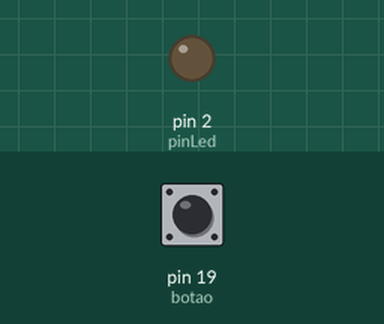
Simulated run of this program. Board: Arduino Uno, built with avr-gcc and run on an emulated ATmega328P. Parts: output pins drawn as LEDs (lit = HIGH). The test bench sets the inputs (shaded band); at power-on: pin 19 (botao) HIGH.

Above: at 1.2 s.
1.3 s: pin 19 (botao) pulled LOW for 0.15 s
At 1.8 s:
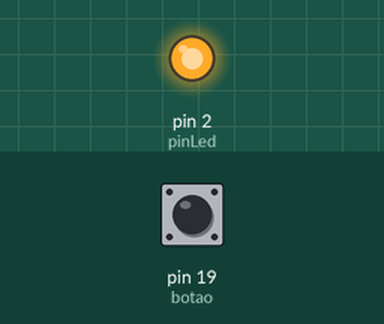
2.9 s: pin 19 (botao) pulled LOW for 1 s
At 4.3 s:
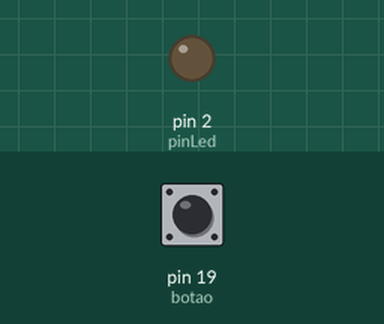
5.4 s: pin 19 (botao) pulled LOW for 3.2 s
At 9.1 s:
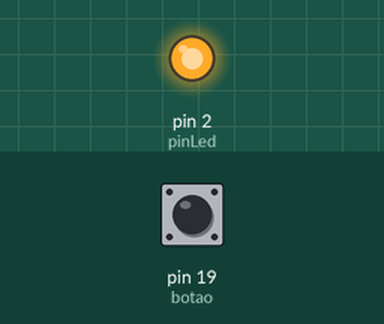
Timing chart, 0 to 10.6 s (numbered marks = the images above; inputs shaded):
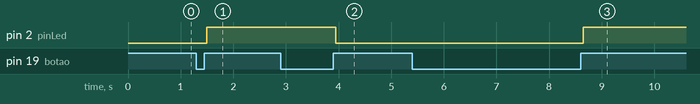

Measured:
- after the input at 1.3 s, pin 2 (pinLed): LOW → HIGH after 0.20 s
- after the input at 2.9 s, pin 2 (pinLed): HIGH → LOW after 1.1 s
- after the input at 5.4 s, pin 2 (pinLed): LOW → HIGH after 3.3 s

The program:

main.cpp
```cpp
#include <Arduino.h>
#define pinLed 2
#define botao 19

void setup()
{
  pinMode(pinLed, OUTPUT);
  pinMode(botao, INPUT_PULLUP);
  Serial.begin(9600);
}

void loop()
{
  bool estadoatualbotao = digitalRead(botao);
  static bool estadoanteriorbotao = 1;
  static bool estadoled = 0;

  static unsigned long tempoulatimaalteracao = 0;
  unsigned long tempoatual = millis();
  static bool ultimaacao = 1;

  //*detecta mudanca no estado do botao
  if (estadoatualbotao != estadoanteriorbotao)
  {
    tempoulatimaalteracao = tempoatual; //* atualiza o tempo da ultima mudanca
  }
  //* verifica se o novo estado se manteve estavel por tempo suficiente
  if (tempoatual - tempoulatimaalteracao > 50)
  {

    //* verifica se ainda nao processamos essa nova acao
    if (estadoatualbotao != ultimaacao)
    {
      ultimaacao = estadoatualbotao;
      //*se o botao foi pressionado nivel logico low
      if (!estadoatualbotao == 0)
      {
        estadoled = !estadoled;
        digitalWrite(pinLed, estadoled);
      }
      //* se o botao foi solto nivel logico HIGH, nemhuma acao por enquanto

      else
      {
      }
    }
  }

  //*Atualizacao o estado anterior para a proxima iteracao
  estadoanteriorbotao = estadoatualbotao;
}
```
